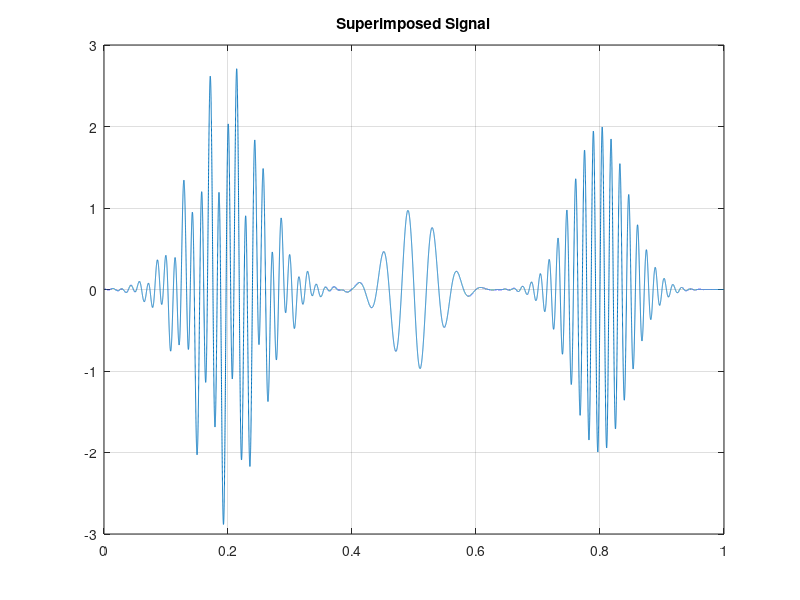

Write the MATLAB code that produced this figure. (Note: this script raises an error after producing the figure.)
%% Remove Time-Localized Frequency Components
% Create a signal consisting of exponentially weighted sine waves. The
% signal has two 25-Hz components -- one centered at 0.2 seconds and one 
% centered at 0.5 seconds. It also has two 70-Hz components -- one 
% centered at 0.2 and one centered at 0.8 seconds. The first 25-Hz and 
% 70-Hz components co-occur in time.

t = 0:1/44100:1-1/44100;
dt = 1/44100;
x1 = sin(50*pi*t).*exp(-50*pi*(t-0.2).^2);
x2 = sin(50*pi*t).*exp(-100*pi*(t-0.5).^2);
x3 = 2*cos(140*pi*t).*exp(-50*pi*(t-0.2).^2);
x4 = 2*sin(140*pi*t).*exp(-80*pi*(t-0.8).^2);
x = x1+x2+x3+x4;
plot(t,x)
grid on;
title('Superimposed Signal')

%%
% Obtain and display the CWT.

cwt(x,44100);
title('Analytic CWT using Default Morse Wavelet');

%%
% Remove the 25 Hz component which occurs from approximately 0.07 to 0.3
% seconds by zeroing out the CWT coefficients. Use the inverse CWT
% (<matlab:doc('icwt') |icwt|>) to reconstruct an approximation to the
% signal.

[cfs,f] = cwt(x,44100);
T1 = .07;  T2 = .33;
F1 = 34;   F2 = 19;
cfs(f > F1 & f < F2, t> T1 & t < T2) = 0;
xrec = icwt(cfs);
%%
% Display the CWT of the reconstructed signal. The initial 25-Hz component
% is removed.

cwt(xrec,44100)

%%
% Plot the original signal and the reconstruction.

subplot(2,1,1);
plot(t,x);
grid on;
title('Original Signal');
subplot(2,1,2);
plot(t,xrec)
grid on;
title('Signal with first 25-Hz component removed');

%%
% Compare the reconstructed signal with the original signal without the 
% 25-Hz component centered at 0.2 seconds.

y = x2+x3+x4;
figure;
plot(t,xrec)
hold on
plot(t,y,'r--')
grid on;
legend('Inverse CWT approximation','Original Signal Without 25-Hz');
hold off

%%
% Play and compare the original and reconstructed signals.
p = audioplayer(y,44100);
play(p);
pause(2);
px = audioplayer(xrec,44100);
play(px);